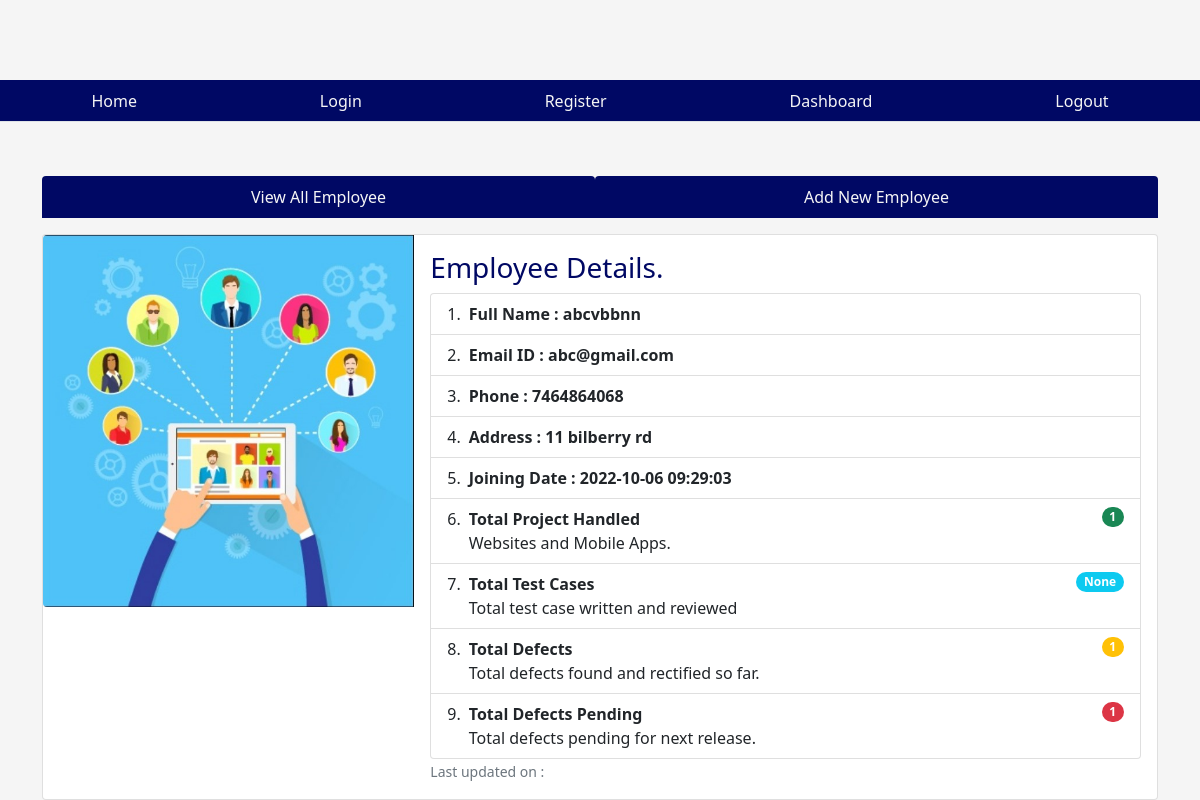
The app's page /singleemployee/4 with its own data.
### tables this page shows
CREATE TABLE emp(empid INTEGER PRIMARY KEY AUTOINCREMENT, name VARCHAR(30) NOT NULL, email VARCHAR(30), phone INTEGER, address VARCHAR(30), joining_date timestamp DEFAULT CURRENT_TIMESTAMP, total_projects INTEGER DEFAULT 1, total_test_case INTEGER , total_defects_found INTEGER DEFAULT 1, total_defects_pending INTEGER DEFAULT 1);

### app.py (the view)
@app.route('/singleemployee/<int:empid>')
def singleemployee(empid):
    user = get_current_user()
    db = get_database()
    emp_cur = db.execute('select * from emp where empid = ?', [empid])
    single_emp = emp_cur.fetchone()
    return render_template('singleemployee.html', user = user, single_emp = single_emp)

### app.py (called while the page is built)
@app.teardown_appcontext
def close_database(error):
    if hasattr(g, 'crudapplication_db'):
        g.crudapplication_db.close()

def get_current_user():
    user = None
    if 'user' in session:
        user = session['user']
        db = get_database()
        user_cur = db.execute('select * from users where name = ?', [user])
        user = user_cur.fetchone()
    return user

### database.py (called while the page is built)
def connect_to_database():
    sql = sqlite3.connect('C:/Users/sanje/OneDrive/Desktop/SFIA_project/SFIA_project.db')
    sql.row_factory = sqlite3.Row
    return sql

def get_database():
    if not hasattr(g, 'SFIA_project_db'):
        g.SFIA_project_db = connect_to_database()
    return g.SFIA_project_db

### templates/singleemployee.html (shortened to what this page needs)
{% from "showlinks.html" import show_links, showsocialmedialinks %}
<!DOCTYPE html>
<html lang="en">
<head>
    <link href="https://cdn.jsdelivr.net/npm/bootstrap@5.1.3/dist/css/bootstrap.min.css" rel="stylesheet">
    <link rel="stylesheet" href="{{ url_for('static', filename ='singleemp.css')}}" type = "text/css">
</head>
<body>
      <div class="parent">
        <div class="child child1">
        </div>
        <div class="child child2">
          {{ showsocialmedialinks() }}
        </div>
        <div class="child child3">
          {{ show_links() }}
      </div>
        <div class="child child4">
      </div>
      <div class="child child5" style="color:rgb(0, 8, 100);">
      </div>
        <div class="child child6 container">
            <ul class="nav nav-tabs nav-fill mb-3">
                <li class="nav-item">
                  <a class="nav-link" style=" background-color:rgb(0, 8, 100); color:whitesmoke;"  href="{{ url_for('dashboard')}}">View All Employee</a>
                </li>
                <li class="nav-item">
                  <a class="nav-link" style=" background-color:rgb(0, 8, 100); color:whitesmoke;"
                  href="{{url_for('addnewemployee')}}">Add New Employee</a>
                </li>
              </ul>
            <div class="centercontent">
                <div class="card">
                    <div class="row g-0">
                      <div class="col-md-4">
                        <img src="{{ url_for('static', filename='project.jpg')}}" class="img-fluid rounded-start" alt="employee image">
                      </div>
                      <div class="col-md-8">
                        <div class="card-body">
                          <h3 class="card-title">Employee Details.</h3>
                          {% if single_emp %}
                          <ul class="list-group list-group-numbered">
                            <li class="list-group-item d-flex justify-content-between align-items-start">
                              <div class="ms-2 me-auto">
                                <div class="fw-bold">Full Name : {{single_emp['name']}}</div>
                              </div>
                            <li class="list-group-item d-flex justify-content-between align-items-start">
                              <div class="ms-2 me-auto">
                                <div class="fw-bold">Email ID : {{single_emp['email']}}</div>
                                </div>
                            <li class="list-group-item d-flex justify-content-between align-items-start">
                              <div class="ms-2 me-auto">
                                <div class="fw-bold">Phone : {{single_emp['phone']}}</div>
                                </div>
                              <li class="list-group-item d-flex justify-content-between align-items-start">
                                <div class="ms-2 me-auto">
                                  <div class="fw-bold">Address : {{single_emp['address']}}</div>
                                    </div>
                              </li>
                              <li class="list-group-item d-flex justify-content-between align-items-start">
                                <div class="ms-2 me-auto">
                                  <div class="fw-bold">Joining Date : {{single_emp['joining_date']}}</div>
                                </div>
                              </li>
                              <li class="list-group-item d-flex justify-content-between align-items-start">
                                <div class="ms-2 me-auto">
                                  <div class="fw-bold">Total Project Handled</div>
                                  Websites and Mobile Apps.
                                </div>
                                <span class="badge bg-success rounded-pill">{{single_emp['total_projects']}}</span>
                              </li>
                              <li class="list-group-item d-flex justify-content-between align-items-start">
                                <div class="ms-2 me-auto">
                                  <div class="fw-bold">Total Test Cases</div>
                                  Total test case written and reviewed
                                </div>
                                <span class="badge bg-info rounded-pill">{{single_emp['total_test_case']}}</span>
                              </li>
                              <li class="list-group-item d-flex justify-content-between align-items-start">
                                <div class="ms-2 me-auto">
                                  <div class="fw-bold">Total Defects</div>
                                  Total defects found and rectified so far.
                                </div>
                                <span class="badge bg-warning rounded-pill">{{single_emp['total_defects_found']}}</span>
                              </li>
                              <li class="list-group-item d-flex justify-content-between align-items-start">
                                <div class="ms-2 me-auto">
                                  <div class="fw-bold">Total Defects Pending</div>
                                  Total defects pending for next release.
                                </div>
                                <span class="badge bg-danger rounded-pill">{{single_emp['total_defects_pending']}}</span>
                              </li>
                          </ul>
                          {% endif %}
                          <p class="card-text"><small class="text-muted">Last updated on : </small></p>
                        </div>
                      </div>
                    </div>
                  </div>
            </div>
        </div>
      </div>
</body>
</html>

### static/singleemp.css (style rules this page uses)
html, body { height: 100%; background-color:whitesmoke; color:rgb(0, 8, 100); }
.parent { height: 100%; display: grid; grid-template-columns: repeat(4, 1fr); grid-template-rows: 10% 5% 7% auto 7%; }
.child { margin-bottom: 10px; }
.child1 { grid-column: 1/2; grid-row: 1/2; }
.child2 { grid-column: 3/-1; grid-row: 1/2; }
.child3 { grid-column: 1/-1; grid-row: 2/3; }
.child4 { grid-column: 1/2; grid-row: 3/4; }
.child5 { grid-column: 4/5; grid-row: 3/4; text-align:center; }
.child6 { grid-column: 1/-1; grid-row: 4/5; }

### records on screen
emp: name "abcvbbnn", email "abc@gmail.com", phone "7464864068", address "11 bilberry rd", joining_date "2022-10-06 09:29:03", total_projects "1", total_defects_found "1", total_defects_pending "1"

### other values on screen
{{ single_emp['total_test_case'] }} "None"
